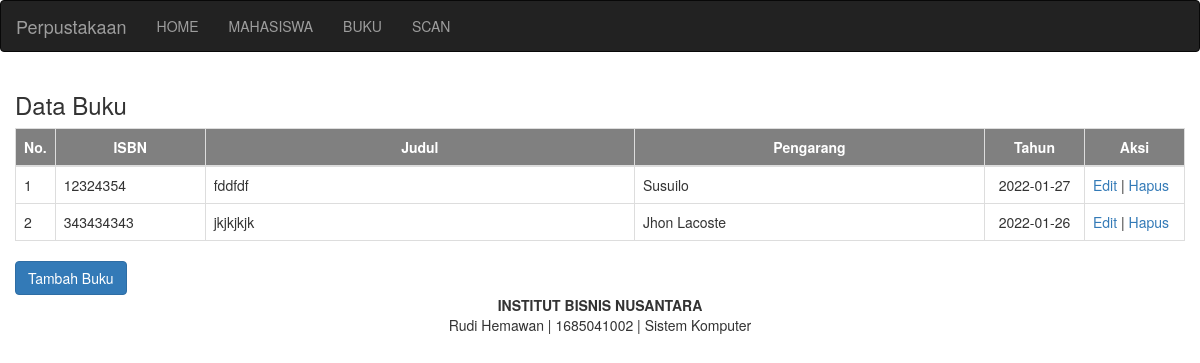
Page /perpus/buku.php on the committed database.
### tables this page shows
CREATE TABLE `buku` (
  `isbn` int(13) NOT NULL,
  `nokartu` varchar(20) NOT NULL,
  `judul` varchar(50) NOT NULL,
  `pengarang` varchar(50) NOT NULL,
  `tahun` date NOT NULL,
  `nim` int(10) NOT NULL
);

### perpus/buku.php (the view, shortened to what this page needs)
<!DOCTYPE html>
<html>
<head>
	<?php include "header.php"; ?>
</head>
<body>
	<?php include "menu.php"; ?>
	<div class="container-fluid">
		<h3>Data Buku</h3>
		<table class="table table-bordered">
			<thead>
				<tr style="background-color: grey; color: white;">
					<th style="width: 1px; text-align: center">No.</th>
					<th style="width: 150px; text-align: center">ISBN</th>
					<th style="text-align: center">Judul</th>
					<th style="width: 350px; text-align: center">Pengarang</th>
					<th style="width: 100px; text-align: center">Tahun</th>
					<th style="width: 100px; text-align: center">Aksi</th>
				</tr>
			</thead>
			<tbody>
				<?php
					include "koneksi.php";
					$sql = mysqli_query($konek, "select * from buku");
					$no = 0;
					while($data = mysqli_fetch_array($sql))
					{
						$no++;
				?>
				<tr>
					<td> <?php echo $no; ?> </td>
					<td> <?php echo $data['isbn']; ?> </td>
					<td> <?php echo $data['judul']; ?> </td>
					<td> <?php echo $data['pengarang']; ?> </td>
					<td style="text-align: center"> <?php echo $data['tahun']; ?> </td>
					<td>
						<a href="editbuku.php?id=<?php echo $data['isbn']; ?>"> Edit</a> | <a href="hapusbuku.php?id=<?php echo $data['isbn']; ?>"> Hapus</a>
					</td>
				</tr>
				<?php } ?>
			</tbody>
		</table>
		<a href="tambahbuku.php"> <button class="btn btn-primary">Tambah Buku</button> </a>
	</div>
	<?php include "footer.php"; ?>
</body>
</html>

### rows in the picture
buku: isbn "12324354", judul "fddfdf", pengarang "Susuilo", tahun "2022-01-27"
buku: isbn "343434343", judul "jkjkjkjk", pengarang "Jhon Lacoste", tahun "2022-01-26"
